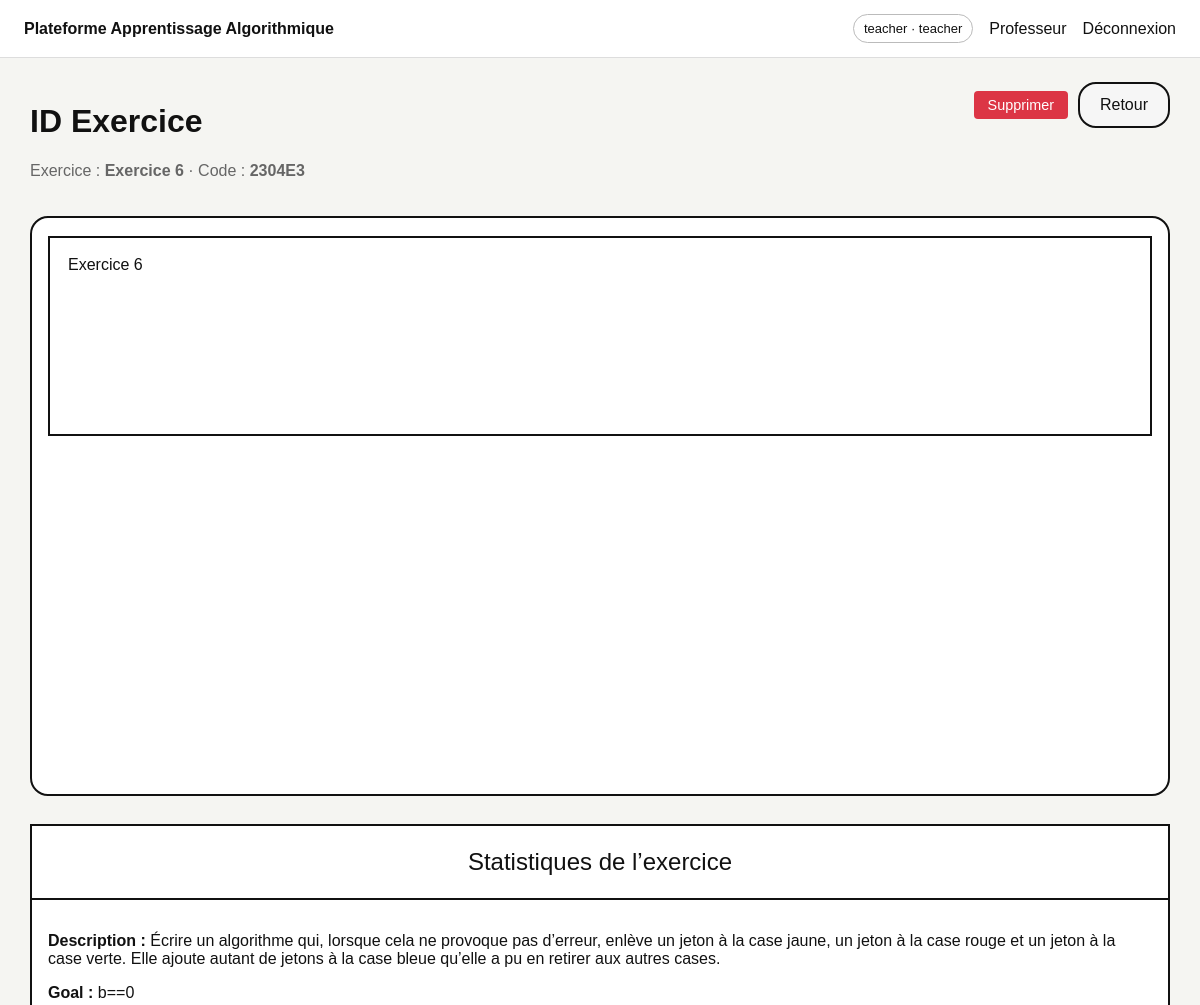
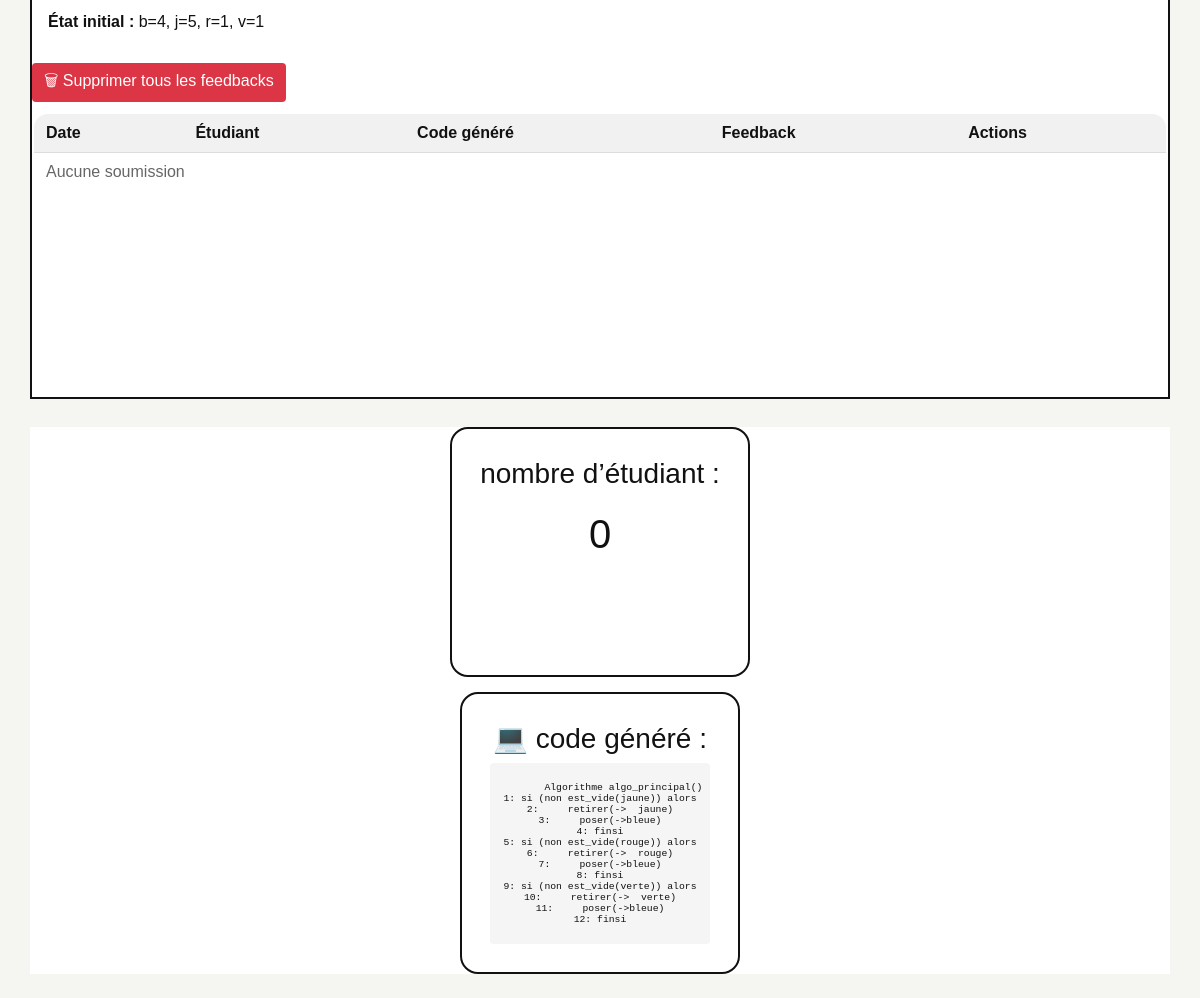
Screenshot of /teacher/session/7 (signed in) with the database file from the repository (2 pictures, top to bottom).
### tables this page shows
CREATE TABLE exercises (
        id INTEGER PRIMARY KEY AUTOINCREMENT,
        title TEXT NOT NULL,
        description TEXT NOT NULL,
        init_b INTEGER NOT NULL,
        init_j INTEGER NOT NULL,
        init_r INTEGER NOT NULL,
        init_v INTEGER NOT NULL,
        goal_condition TEXT NOT NULL,
        max_steps INTEGER NOT NULL DEFAULT 30,
        problem_json TEXT NOT NULL,
        is_published INTEGER NOT NULL DEFAULT 0,
        session_code TEXT,
        created_by INTEGER,
        created_at DATETIME DEFAULT CURRENT_TIMESTAMP
    );

### app.py (the view, shortened to what this page needs)
@app.route('/teacher/session/<int:exercise_id>')
@login_required('teacher')
def teacher_session(exercise_id):
    ex, _ = get_exercise(exercise_id)
    if not ex:
        return redirect(url_for('teacher_dashboard'))
    db = get_db()
    rows = db.execute('''
        SELECT s.*, u.username FROM submissions s JOIN users u ON u.id=s.student_id WHERE exercise_id=? ORDER BY created_at DESC
    ''', (exercise_id,)).fetchall()
    submissions = []
    problem = json.loads(ex['problem_json'])
    pseudocode = problem.get('pseudocode_reference', '')
    return render_template('teacher_session.html',exercise=ex,submissions=submissions,pseudocode=pseudocode)

### app.py (called while the page is built)
def get_db():
    if 'db' not in g:
        g.db = sqlite3.connect(DB_PATH)
        g.db.row_factory = sqlite3.Row
    return g.db

def login_required(role=None):
    def deco(fn):
        @wraps(fn)
        def wrapper(*args, **kwargs):
            if 'user_id' not in session:
                return redirect(url_for('login'))
            if role and session.get('role') != role:
                return redirect(url_for('index'))
            return fn(*args, **kwargs)
        return wrapper
    return deco

def get_exercise(exercise_id: int):
    db = get_db()
    ex = db.execute('SELECT * FROM exercises WHERE id=?', (exercise_id,)).fetchone()
    rules = db.execute('SELECT * FROM exercise_rules WHERE exercise_id=? ORDER BY position,id', (exercise_id,)).fetchall()
    return ex, rules

### templates/teacher_session.html (shortened to what this page needs)
{% extends 'base.html' %}
{% block content %}
<div class="section-head">
  <div>
    <h1>ID Exercice</h1>
    <p class="muted">Exercice : <b>{{ exercise.title }}</b> · Code : <b>{{ exercise.session_code or 'non publié' }}</b>
    </p>
  </div>
  <div style="display: flex; gap: 10px; align-items: center;">
    <button class="delete-btn" id="deleteExerciseBtn" data-id="{{ exercise.id }}"
      style="color: white; background-color: #dc3545; border: none; padding: 6px 14px; border-radius: 4px; cursor: pointer; font-size: 0.9em;">Supprimer</button>
    <a class="secondary-btn" href="{{ url_for('teacher_dashboard') }}">Retour</a>
  </div>
</div>
<div class="session-layout">
  <aside class="left-list-panel">
    <div class="list-box single-item">{{ exercise.title }}</div>
  </aside>
  <section class="stats-panel">
    <div class="panel-title">Statistiques de l’exercice</div>
    <div class="exercise-meta">
      <p><b>Description :</b> {{ exercise.description }}</p>
      <p><b>Goal :</b> {{ exercise.goal_condition }}</p>
      <p><b>État initial :</b> b={{ exercise.init_b }}, j={{ exercise.init_j }}, r={{ exercise.init_r }}, v={{
        exercise.init_v }}</p>
    </div>
    <button id="delete-all-btn"
      style="background:#dc3545;color:white;border:none;padding:6px 12px;border-radius:4px;cursor:pointer;margin-bottom:10px;">
      🗑 Supprimer tous les feedbacks
    </button>
    <table class="data-table">
      <thead>
        <tr>
          <th>Date</th>
          <th>Étudiant</th>
          <th>Code généré</th>
          <th>Feedback</th>
          <th>Actions</th>
        </tr>
      </thead>
      <tbody>
        {% for s in submissions %}
        <tr id="row-{{ s.id }}">
          <td>{{ s.created_at }}</td>
          <td>{{ s.username }}</td>
          <td>
            <pre class="mini-pre">{{ s.generated_code }}</pre>
          </td>
          <td>
            {% if s.feedback.contre_exemple %}
            <span class="feedback-badge feedback-error">✗ Incorrect</span>
            <div class="feedback-detail">{{ s.feedback.contre_exemple }}</div>
            {% elif s.feedback %}
            <span class="feedback-badge feedback-ok">✓ Code correct</span>
            {% else %}
            <span class="feedback-badge feedback-pending">—</span>
            {% endif %}
          </td>
          <td>
            <button class="delete-submission-btn" data-id="{{ s.id }}"
              style="background:#dc3545;color:white;border:none;padding:4px 10px;border-radius:4px;cursor:pointer;font-size:0.82em;">
              🗑 Supprimer
            </button>
          </td>
        </tr>
        {% else %}
        <tr>
          <td colspan="5" class="muted">Aucune soumission</td>
        </tr>
        {% endfor %}
      </tbody>
    </table>
  </section>
  <aside class="students-panel">
    <div class="students-box">
      <div class="students-label">nombre d’étudiant :</div>
      <div class="students-value">{{ submissions|length }}</div>
    </div>
    <div class="students-box">
      <div class="students-label">💻 code généré :</div>
      <div style="
      background:#f5f5f5;
      padding:8px;
      border-radius:4px;
      margin-top:8px;
      max-height:200px;
      overflow:auto;
      font-family:monospace;
      font-size:0.75em;
      white-space:pre-wrap;
      word-break:break-word;
    ">
        {{ pseudocode }}
      </div>
    </div>
  </aside>
  {% endblock %}

### static/css/style.css (style rules this page uses)
:root { --bg: #f5f5f2; --panel: #ffffff; --border: #111; --muted: #666; --green: #68d05f; --green-dark: #46ad3c; --red: #f56a69; }
* { box-sizing: border-box }
body { margin: 0; font-family: Arial, Helvetica, sans-serif; background: var(--bg); color: #111 }
input, textarea, select, button { font: inherit }
.primary-btn, .secondary-btn { display: inline-flex; align-items: center; justify-content: center; padding: 12px 20px; border: 2px solid #111; border-radius: 18px; text-decoration: none; cursor: pointer; background: #fff; color: #111 }
.secondary-btn { background: #f6f6f6 }
.muted { color: var(--muted) }
.section-head { display: flex; justify-content: space-between; align-items: flex-start; margin-bottom: 20px; gap: 12px }
.data-table { width: 100%; border-collapse: collapse; background: #fff; border: 2px solid #111; border-radius: 16px; overflow: hidden }
.data-table th, .data-table td { padding: 10px 12px; border-bottom: 1px solid #ddd; vertical-align: top }
.data-table th { background: #f1f1f1; text-align: left }
.session-layout { display: grid; grid-template-columns: 280px 1fr 280px; gap: 28px; align-items: start }
.left-list-panel, .stats-panel, .students-panel, .create-main, .preview-panel, .blocks-panel, .workspace-panel, .feedback-panel, .init-box, .rule-card { background: #fff }
.left-list-panel { border: 2px solid #111; border-radius: 18px; padding: 18px 16px; min-height: 580px }
.list-box { border: 2px solid #111; padding: 18px; min-height: 460px; display: flex; flex-direction: column; gap: 18px }
.list-box.single-item { min-height: 200px }
.stats-panel { border: 2px solid #111; border-radius: 0; padding: 0; min-height: 580px }
.panel-title { font-size: 24px; text-align: center; padding: 22px; border-bottom: 2px solid #111 }
.students-panel { display: flex; flex-direction: column; align-items: center; gap: 15px; }
.students-box { border: 2px solid #111; border-radius: 18px; padding: 28px; min-width: 220px; min-height: 250px; text-align: center; background: #fff }
.students-label { font-size: 28px; line-height: 1.2 }
.students-value { font-size: 40px; margin-top: 22px }
.exercise-meta { padding: 16px }
@media (max-width: 1200px) { .teacher-create-layout, .student-layout, .session-layout { grid-template-columns: 1fr } }

### rows the page displays
exercises: title "Exercice 6", session_code "2304E3", description "Écrire un algorithme qui, lorsque cela ne provoque pas d’erreur, enlève un jeton à la case jaune, un jeton à la case rouge et un jeton à la case verte. Elle ajoute autant de jetons à la case bleue qu’elle a pu en retirer aux autres cases.", goal_condition "b==0", init_b "4", init_j "5", init_r "1", init_v "1"

### other values shown
{{ session.get('username') }} "teacher"
{{ session.get('role') }} "teacher"
{{ submissions|length }} "0"
